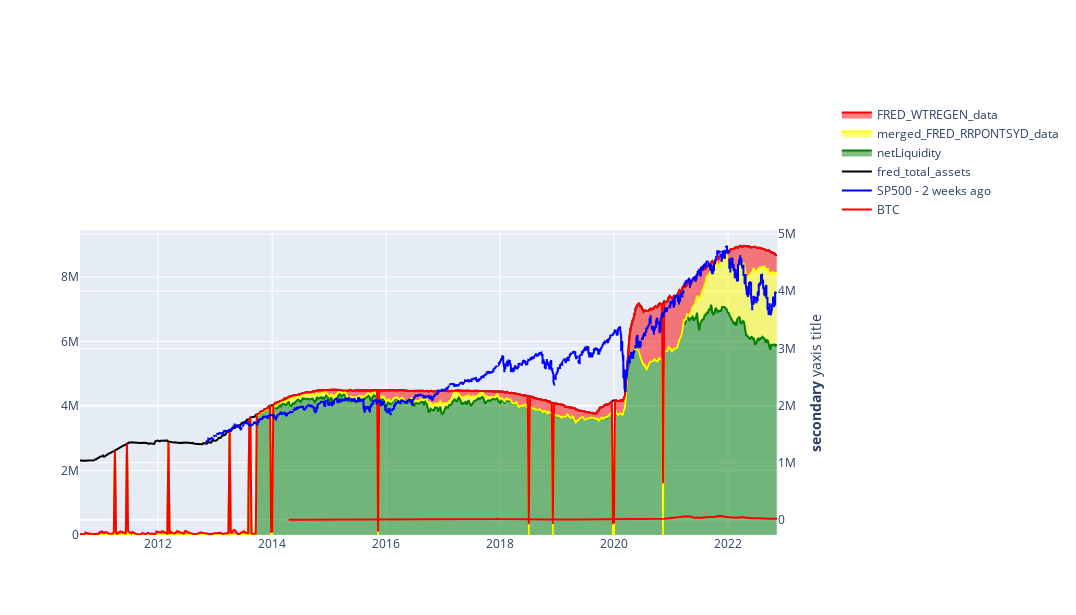

Notebook cell for this chart:
### Code cell
from plotly.subplots import make_subplots

fig = make_subplots(specs=[[{"secondary_y": True}]])


fig.add_trace(
    go.Scatter(
        x=btcusd_data_and_fed.index,
        y=btcusd_data_and_fed['Last'],
        name="BTC",
        mode='lines',
        marker=dict(
            # size=16,
            color="red",  # set color equal to a variable
            # colorscale='Viridis', # one of plotly colorscales
            # showscale=True
        ), 
    ), 
    secondary_y=True,
)

fig.add_trace(
    go.Scatter(
        x=data_SP500_2weeksback.index,
        y=data_SP500_2weeksback.values,
        name="SP500 - 2 weeks ago",
        mode='lines',
        marker=dict(
            # size=16,
            color="blue",  # set color equal to a variable
            # colorscale='Viridis', # one of plotly colorscales
            # showscale=True
        ), 
    ), 
    secondary_y=True,
)



fig.add_trace(go.Scatter(x=fred_total_assets.index, y=fred_total_assets["0"],
                    mode='lines',
                    name='fred_total_assets',
                    marker=dict(
                        # size=[40, 60, 80, 100],
                        color="black"
                        ),
                    )
                )

fig.update_layout(yaxis=dict(domain=[0, 0.7]) )

fig.add_trace(go.Scatter(x=netLiquidity.index, y=netLiquidity["0"], stackgroup='one', #fill='tonexty',
                    mode='lines',
                    name='netLiquidity',
                    marker=dict(
                        # size=[40, 60, 80, 100],
                        color="green"
                        )
                    )
                )

fig.add_trace(go.Scatter(x=merged_FRED_RRPONTSYD_data.index, y=merged_FRED_RRPONTSYD_data["0"], stackgroup='one', #fill='tonexty',
                    mode='lines',
                    name='merged_FRED_RRPONTSYD_data',
                    marker=dict(
                        # size=[40, 60, 80, 100],
                        color="yellow"
                        )
                    )
                )

fig.add_trace(go.Scatter(x=FRED_WTREGEN_data.index, y=FRED_WTREGEN_data["0"], stackgroup='one', #fill='tonexty',
                    mode='lines',
                    name='FRED_WTREGEN_data',
                    marker=dict(
                        # size=[40, 60, 80, 100],
                        color="red"
                        ),
                    )
                )

                
# btcusd_data["111_movingaverage"]
# fig.update_yaxes(type="log") #, range=[0,5]

fig.update_layout(
    # title="Plot Title",
    autosize=False,
    width=int(1400/1.3),
    height=int(800/1.3),
)
fig.update_yaxes(title_text="<b>secondary</b> yaxis title", secondary_y=True)
fig

### Figure 1 — Plotly figure (JSON) as saved in the notebook; plotly's stock layout.template omitted (floating-point values rounded to 4 significant figures; data arrays with more than 128 entries replaced by an {"elided": "..."} marker saying what was removed)
{"data": [{"marker": {"color": "red"}, "mode": "lines", "name": "BTC", "type": "scatter", "x": {"elided": "3077 str values"}, "xaxis": "x", "y": {"elided": "3077 float values"}, "yaxis": "y2"}, {"marker": {"color": "blue"}, "mode": "lines", "name": "SP500 - 2 weeks ago", "type": "scatter", "x": {"elided": "2608 str values"}, "xaxis": "x", "y": {"elided": "2608 float values"}, "yaxis": "y2"}, {"marker": {"color": "black"}, "mode": "lines", "name": "fred_total_assets", "type": "scatter", "x": {"elided": "639 str values"}, "y": {"elided": "639 int values"}}, {"marker": {"color": "green"}, "mode": "lines", "name": "netLiquidity", "stackgroup": "one", "type": "scatter", "x": {"elided": "639 str values"}, "y": {"elided": "639 int values"}}, {"marker": {"color": "yellow"}, "mode": "lines", "name": "merged_FRED_RRPONTSYD_data", "stackgroup": "one", "type": "scatter", "x": {"elided": "639 str values"}, "y": {"elided": "639 float values"}}, {"marker": {"color": "red"}, "mode": "lines", "name": "FRED_WTREGEN_data", "stackgroup": "one", "type": "scatter", "x": {"elided": "639 str values"}, "y": {"elided": "639 float values"}}], "layout": {"autosize": false, "height": 615, "width": 1076, "xaxis": {"anchor": "y", "domain": [0, 0.94]}, "yaxis": {"anchor": "x", "domain": [0, 0.7]}, "yaxis2": {"anchor": "x", "overlaying": "y", "side": "right", "title": {"text": "<b>secondary</b> yaxis title"}}}}
